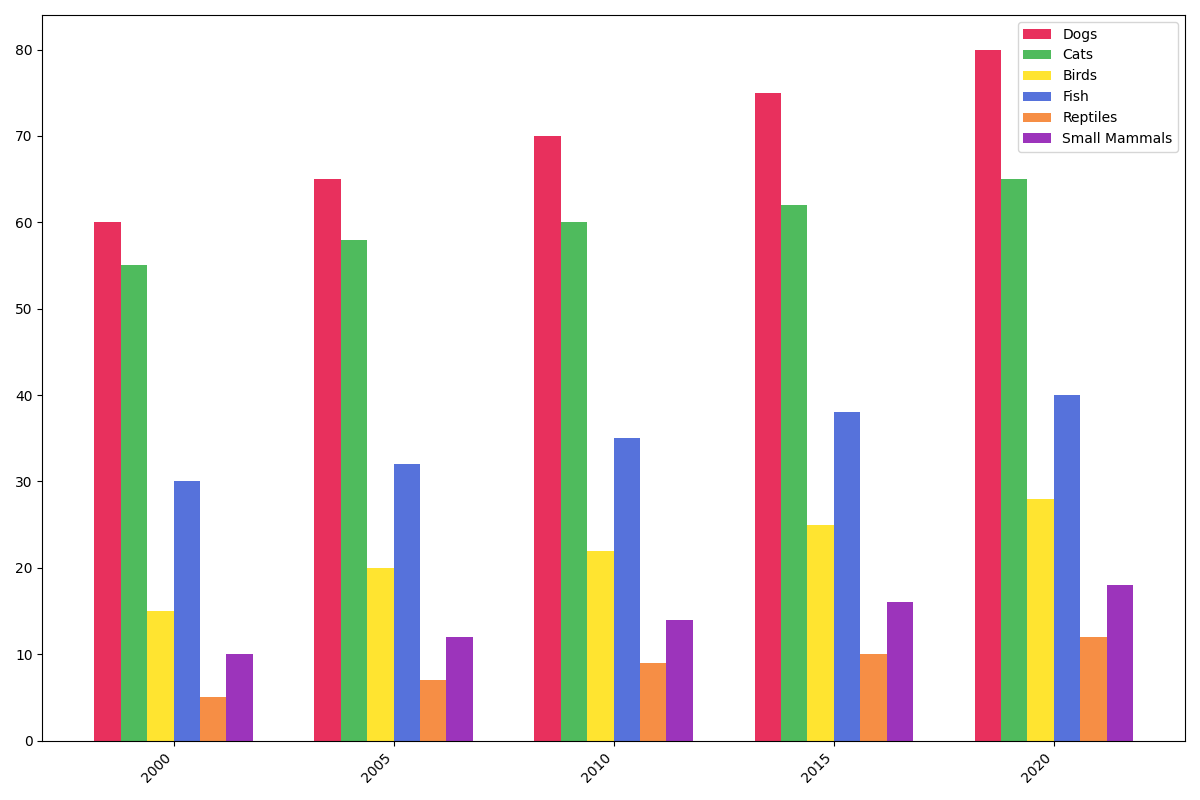

Source code (Python):
import numpy as np
import matplotlib.pyplot as plt

years = np.array(['2000', '2005', '2010', '2015', '2020'])
dogs = np.array([60, 65, 70, 75, 80])
cats = np.array([55, 58, 60, 62, 65])
birds = np.array([15, 20, 22, 25, 28])
fish = np.array([30, 32, 35, 38, 40])
reptiles = np.array([5, 7, 9, 10, 12])
small_mammals = np.array([10, 12, 14, 16, 18])

colors = ['#e6194b', '#3cb44b', '#ffe119', '#4363d8', '#f58231', '#911eb4']

# Calculate the width of each bar and the x positions for each group
bar_width = 0.12
x = np.arange(len(years))

fig, ax = plt.subplots(figsize=(12, 8))

# Plot each category's bars adjacent to each other for each year
ax.bar(x - bar_width * 2.5, dogs, width=bar_width, color=colors[0], alpha=0.9, label='Dogs')
ax.bar(x - bar_width * 1.5, cats, width=bar_width, color=colors[1], alpha=0.9, label='Cats')
ax.bar(x - bar_width * 0.5, birds, width=bar_width, color=colors[2], alpha=0.9, label='Birds')
ax.bar(x + bar_width * 0.5, fish, width=bar_width, color=colors[3], alpha=0.9, label='Fish')
ax.bar(x + bar_width * 1.5, reptiles, width=bar_width, color=colors[4], alpha=0.9, label='Reptiles')
ax.bar(x + bar_width * 2.5, small_mammals, width=bar_width, color=colors[5], alpha=0.9, label='Small Mammals')

# Set the positions and labels for the x ticks
ax.set_xticks(x)
ax.set_xticklabels(years, rotation=45, ha='right')

# Add a legend
ax.legend()

plt.tight_layout()
plt.show()
